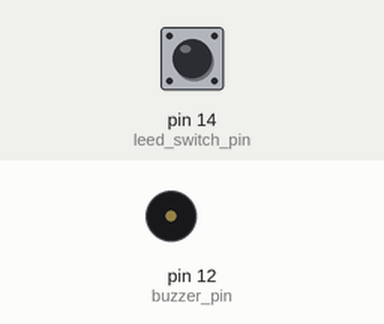
Recording of a sketch running on a simulated Arduino Uno, built with avr-gcc and run on an emulated ATmega328P. On the bench: buzzer (waves = sounding, pin HIGH). Inputs (shaded band) come from the test bench; at power-on: pin 14 (leed_switch_pin) LOW.

Above: at 1.2 s.
1.3 s: pin 14 (leed_switch_pin) pulled HIGH for 0.15 s
At 1.37 s:
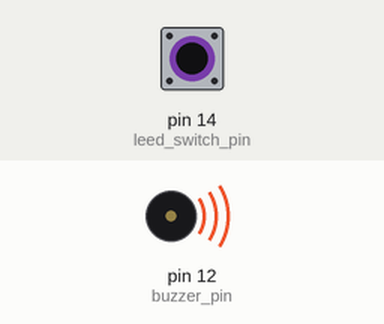
2.9 s: pin 14 (leed_switch_pin) pulled HIGH for 3.2 s
At 7.2 s:
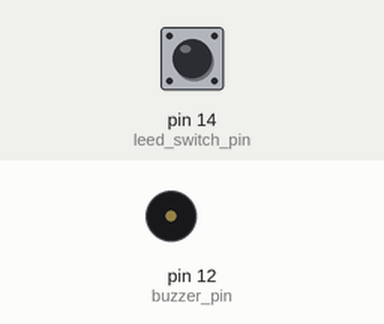
Timing chart, 0 to 8.7 s (numbered marks = the images above; inputs shaded):
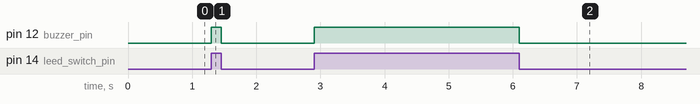

The sketch:

test-leed-switch-with-buzzer.ino
```cpp
const int leed_switch_pin = 14;
const int buzzer_pin = 12;

void setup() {
  pinMode(leed_switch_pin, INPUT);
  pinMode(buzzer_pin, OUTPUT);
}

void loop() {
  if(digitalRead(leed_switch_pin)==1){
    digitalWrite(buzzer_pin, HIGH);
  }else{
    digitalWrite(buzzer_pin, LOW);
  }

}
```

Measured:
- after the input at 1.3 s, pin 12 (buzzer_pin): LOW → HIGH at once, → LOW 0.15 s later
- after the input at 2.9 s, pin 12 (buzzer_pin): LOW → HIGH at once, → LOW 3.2 s later
